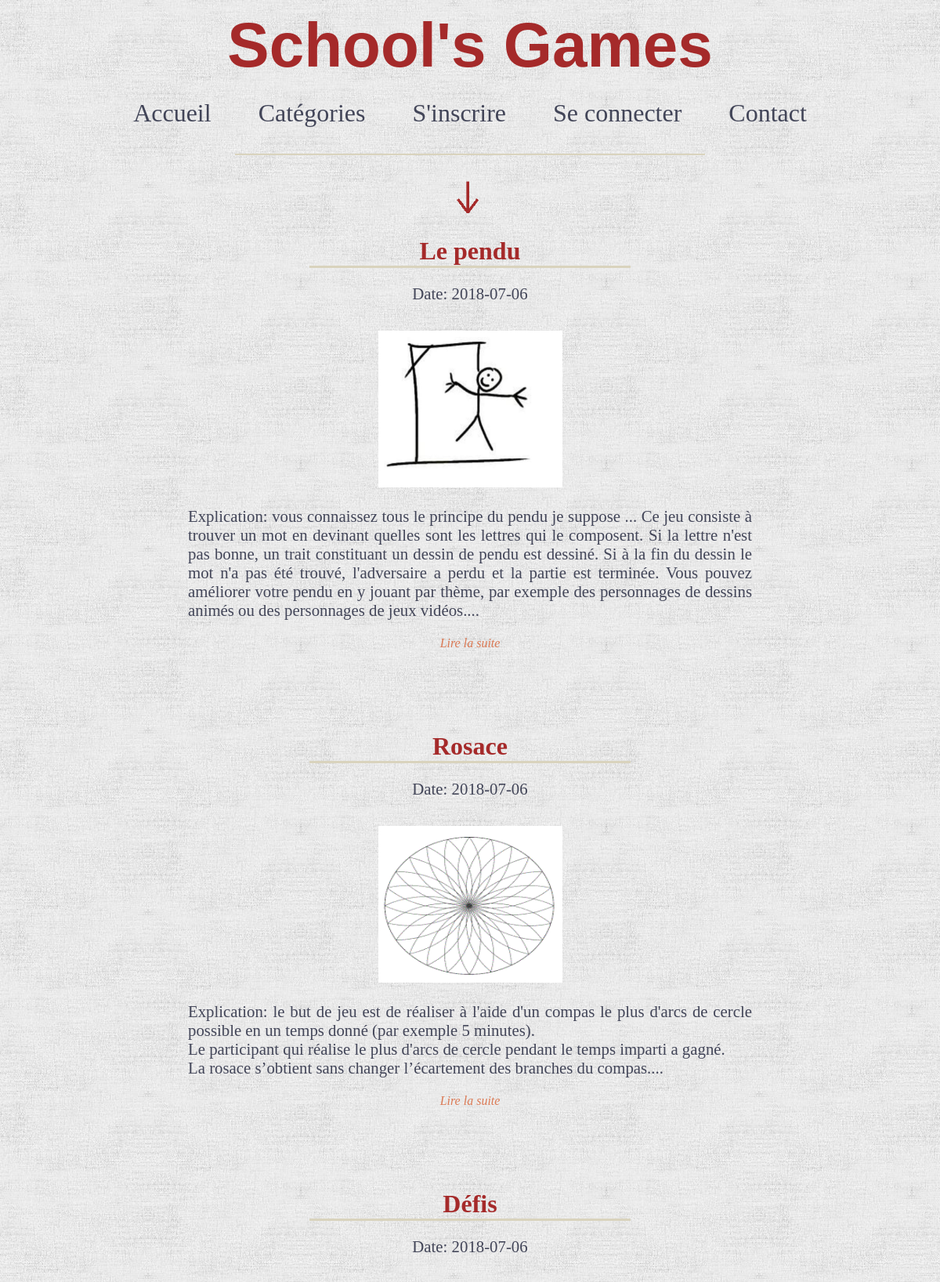
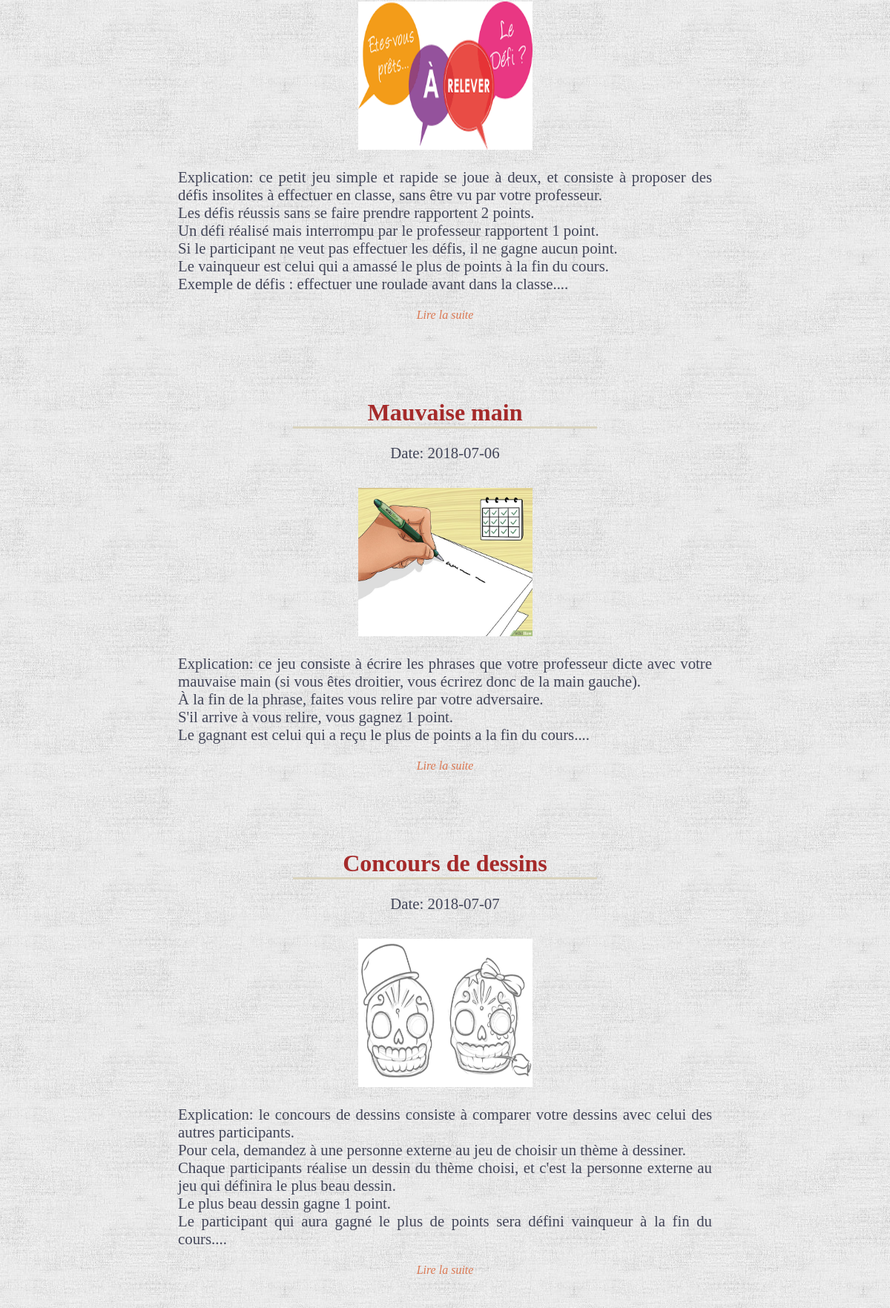
Page /index.php?categories=categorietout (upper part) on the committed database (2 pictures, top to bottom).
### tables this page shows
CREATE TABLE `articles` (
  `id` int(11) NOT NULL,
  `nbx_joueurs` int(11) NOT NULL,
  `temps_jeux` int(11) NOT NULL,
  `titre` varchar(255) NOT NULL,
  `date` date NOT NULL,
  `photo` text NOT NULL,
  `matériel` varchar(255) NOT NULL,
  `message` text NOT NULL,
  `brouillon` int(11) NOT NULL
);

### controller/controllerCategories.php (called while the page is built, shortened)
<?php
class categ{
        private function objet(){
            require 'modele/modeleCategories.php';
            $categorie = new modeleCategories();
            return $categorie;
        }
        public function categorietout(){
            $categorie = $this->objet();
            $reponse = $categorie->tout();
            require 'vue/categories.php';
        }
}

### modele/modeleCategories.php (called while the page is built, shortened)
<?php
class modeleCategories extends appelBDD{
        public function tout(){
            $bdd = $this->dbConnect();
            $reponse = $bdd->prepare('SELECT * FROM articles');
            $reponse->execute();
            return $reponse;
        }
}

### vue/categories.php (the view, shortened to what this page needs)
<!DOCTYPE html>
<html lang="fr">
<head>
    <link rel="stylesheet" type="text/css" href="css/style.css">
</head>
<?php require 'includes/header.php'; ?>
<body>
    <div id="rebord">
    </div>
    <br />
    <img src="img/fleche.gif" id="fleche">
    <?php
		while ($donnees = $reponse -> fetch())
		{
    ?>
    <div class="articles">
        <h3>
            <?php  echo htmlspecialchars($donnees['titre']);?>
        </h3>
        <p>Date:
            <?php echo htmlspecialchars($donnees['date'])?>
        </p>
        <?php echo '<img src="img/' . htmlspecialchars($donnees['photo']) . '" alt="image jeu" class="photo"/>'?>
        <p>Explication:
            <?php echo nl2br(htmlspecialchars($donnees['message']));?>...</p>
        <em class="lien"><a href="index.php?a=billet&articles=<?php echo htmlspecialchars($donnees['id']); ?>">Lire la suite</a></em>
        <br /><br /><br /><br /><br />
    </div>
    <?php
		}
    ?>
    </body>
</html>

### css/style.css (style rules this page uses)
body { margin: 0px; padding: 0px; background-color: #F8F8F8; position: relative; background-image:url(../img/fond.jpg); overflow-x: hidden; }
h3 { font-family: Gabriola; margin: auto; margin-top: 2%; color: brown; font-size: 2.5em; border-bottom: 3px #D9D3BD solid; width: 41%; text-align: center; }
.lien { text-align: center; }
em { text-align: center; }
p { text-align: justify; font-size: 1.3em; color: #424558; display: flex; justify-content: center; font-family: Gabriola; }
a { text-decoration: none; color: #d8663bdb; display: flex; justify-content: center; }
#rebord { border-top: 2px solid #D9D3BD; width: 50%; margin: auto; }
.photo { width: 33%; margin-top: 2%; width: 235px; height: 200px; }
.articles { text-align: center; width: 60%; margin: auto; border-radius: 4%; }
#fleche { margin: auto; display: block; height: 4.5em; }
@media screen and (max-width : 1210px) { h3 { font-size: 2em; width: 57%; } }

### rows in the picture
articles: titre "Le pendu", date "2018-07-06", photo (picture), message "vous connaissez tous le principe du pendu je suppose ... Ce jeu consiste à trouver un mot en devinant quelles sont les lettres qui le composent. Si la lettre n'est pas bonne, un trait constituant un dessin de pendu est dessiné. Si à la fin du dessin le mot n'a pas été trouvé, l'adversaire a perdu et la partie est terminée. Vous pouvez améliorer votre pendu en y jouant par thème, par exemple des personnages de dessins animés ou des personnages de jeux vidéos."
articles: titre "Rosace", date "2018-07-06", photo (picture), message "le but de jeu est de réaliser à l'aide d'un compas le plus d'arcs de cercle possible en un temps donné (par exemple 5 minutes). Le participant qui réalise le plus d'arcs de cercle pendant le temps imparti a gagné. La rosace s’obtient sans changer l’écartement des branches du compas."
articles: titre "Défis", date "2018-07-06", photo (picture), message "ce petit jeu simple et rapide se joue à deux, et consiste à proposer des défis insolites à effectuer en classe, sans être vu par votre professeur. Les défis réussis sans se faire prendre rapportent 2 points. Un défi réalisé mais interrompu par le professeur rapportent 1 point. Si le participant ne veut pas effectuer les défis, il ne gagne aucun point. Le vainqueur est celui qui a amassé le plus de points à la fin du cours. Exemple de défis : effectuer une roulade avant dans la classe."
articles: titre "Mauvaise main", date "2018-07-06", photo (picture), message "ce jeu consiste à écrire les phrases que votre professeur dicte avec votre mauvaise main (si vous êtes droitier, vous écrirez donc de la main gauche). À la fin de la phrase, faites vous relire par votre adversaire. S'il arrive à vous relire, vous gagnez 1 point. Le gagnant est celui qui a reçu le plus de points a la fin du cours."
articles: titre "Concours de dessins", date "2018-07-07", photo (picture), message "le concours de dessins consiste à comparer votre dessins avec celui des autres participants. Pour cela, demandez à une personne externe au jeu de choisir un thème à dessiner. Chaque participants réalise un dessin du thème choisi, et c'est la personne externe au jeu qui définira le plus beau dessin. Le plus beau dessin gagne 1 point. Le participant qui aura gagné le plus de points sera défini vainqueur à la fin du cours."
